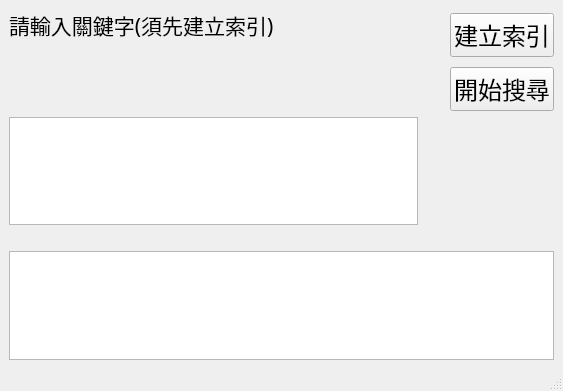
<?xml version="1.0" encoding="UTF-8"?>
<ui version="4.0">
 <class>MainWindow</class>
 <widget class="QMainWindow" name="MainWindow">
  <property name="geometry">
   <rect>
    <x>0</x>
    <y>0</y>
    <width>563</width>
    <height>391</height>
   </rect>
  </property>
  <property name="windowTitle">
   <string>MainWindow</string>
  </property>
  <widget class="QWidget" name="centralwidget">
   <layout class="QGridLayout" name="gridLayout">
    <item row="0" column="1">
     <spacer name="verticalSpacer">
      <property name="orientation">
       <enum>Qt::Vertical</enum>
      </property>
      <property name="sizeHint" stdset="0">
       <size>
        <width>20</width>
        <height>40</height>
       </size>
      </property>
     </spacer>
    </item>
    <item row="1" column="0" colspan="2">
     <spacer name="horizontalSpacer_2">
      <property name="orientation">
       <enum>Qt::Horizontal</enum>
      </property>
      <property name="sizeHint" stdset="0">
       <size>
        <width>466</width>
        <height>20</height>
       </size>
      </property>
     </spacer>
    </item>
    <item row="0" column="0">
     <widget class="QLabel" name="label">
      <property name="font">
       <font>
        <family>微軟正黑體</family>
        <pointsize>16</pointsize>
       </font>
      </property>
      <property name="text">
       <string>請輸入關鍵字(須先建立索引)</string>
      </property>
     </widget>
    </item>
    <item row="5" column="0" colspan="3">
     <spacer name="horizontalSpacer">
      <property name="orientation">
       <enum>Qt::Horizontal</enum>
      </property>
      <property name="sizeHint" stdset="0">
       <size>
        <width>548</width>
        <height>20</height>
       </size>
      </property>
     </spacer>
    </item>
    <item row="6" column="0" colspan="3">
     <widget class="QPlainTextEdit" name="plainTextEdit">
      <property name="readOnly">
       <bool>true</bool>
      </property>
     </widget>
    </item>
    <item row="0" column="2" rowspan="2">
     <widget class="QPushButton" name="pushButton_2">
      <property name="font">
       <font>
        <family>微軟正黑體</family>
        <pointsize>18</pointsize>
       </font>
      </property>
      <property name="text">
       <string>建立索引</string>
      </property>
      <property name="autoDefault">
       <bool>false</bool>
      </property>
     </widget>
    </item>
    <item row="3" column="0">
     <widget class="QTextEdit" name="textEdit"/>
    </item>
    <item row="2" column="2">
     <widget class="QPushButton" name="pushButton">
      <property name="font">
       <font>
        <family>微軟正黑體</family>
        <pointsize>18</pointsize>
       </font>
      </property>
      <property name="text">
       <string>開始搜尋</string>
      </property>
      <property name="autoDefault">
       <bool>false</bool>
      </property>
     </widget>
    </item>
   </layout>
  </widget>
  <widget class="QMenuBar" name="menubar">
   <property name="geometry">
    <rect>
     <x>0</x>
     <y>0</y>
     <width>563</width>
     <height>18</height>
    </rect>
   </property>
  </widget>
  <widget class="QStatusBar" name="statusbar"/>
 </widget>
 <resources/>
 <connections/>
</ui>
